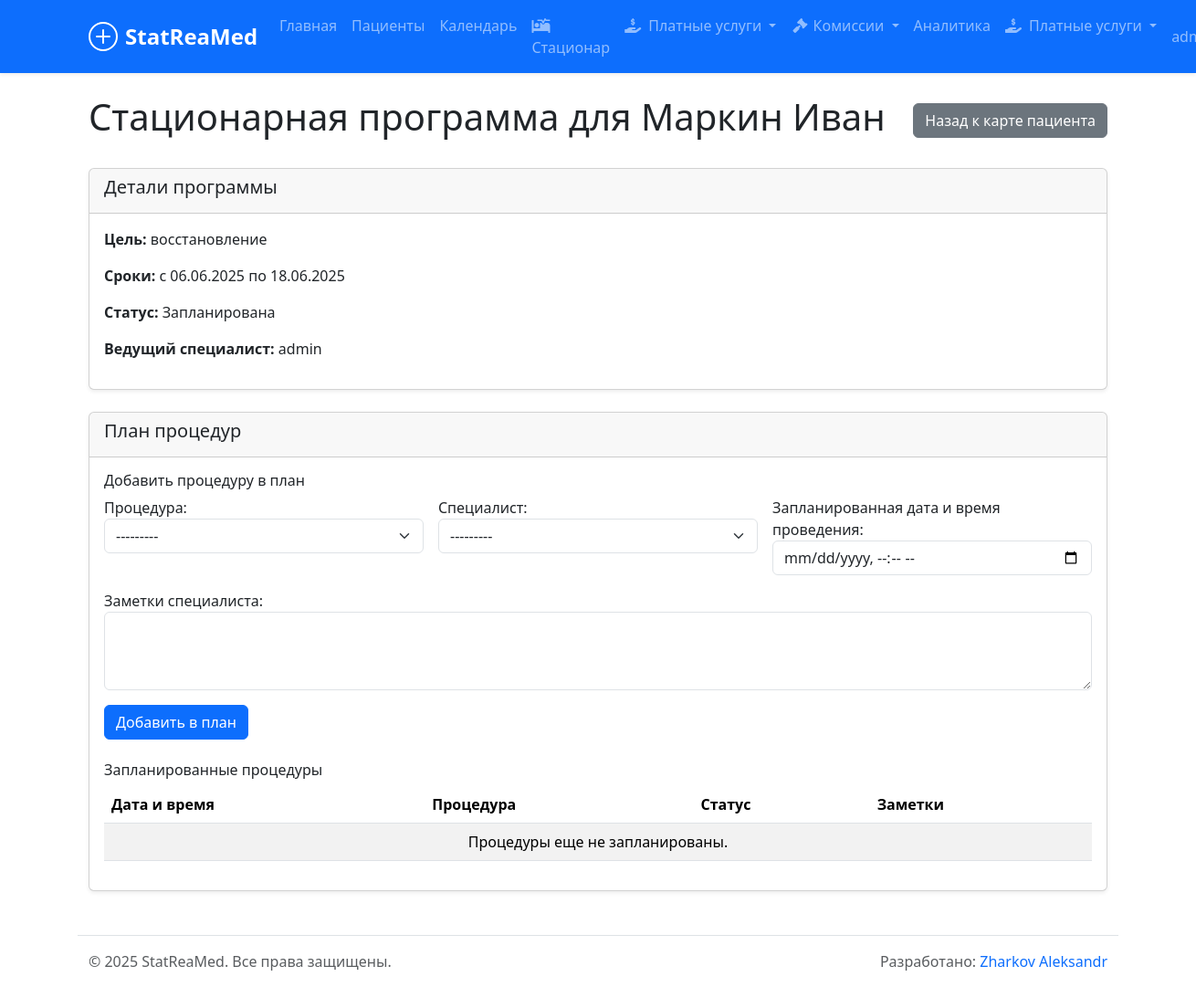
The app's page /rehab/1/ (signed in) with its own data.
### rehab_programs/models.py (models this page shows, shortened)
class RehabilitationProgram(models.Model):
    PROGRAM_TYPE_CHOICES = [
        ('INPATIENT', _('Стационарная')),
        ('OUTPATIENT', _('Амбулаторная')),
        ('HOME_BASED', _('На дому')),
    ]
    STATUS_CHOICES = [
        ('PLANNED', _('Запланирована')),
        ('ACTIVE', _('Активна')),
        ('COMPLETED', _('Завершена')),
        ('CANCELLED', _('Отменена')),
    ]
    patient = models.ForeignKey(Patient, on_delete=models.CASCADE, related_name='rehabilitation_programs', verbose_name=_("Пациент"))
    program_type = models.CharField(max_length=20, choices=PROGRAM_TYPE_CHOICES, verbose_name=_("Форма реабилитации"))
    specialist = models.ForeignKey(User, on_delete=models.SET_NULL, null=True, blank=True, verbose_name=_("Ведущий специалист"))
    start_date = models.DateField(verbose_name=_("Дата начала"))
    end_date = models.DateField(verbose_name=_("Дата окончания"))
    status = models.CharField(max_length=20, choices=STATUS_CHOICES, default='PLANNED', verbose_name=_("Статус"))
    goal = models.TextField(verbose_name=_("Цель реабилитации"))
    created_at = models.DateTimeField(auto_now_add=True)
    class Meta:
        verbose_name = _("Программа реабилитации")
        verbose_name_plural = _("Программы реабилитации")
        ordering = ['-start_date']

### core/models.py (models this page shows, shortened)
class Patient(models.Model):
    GENDER_CHOICES = [
        ('M', _('Мужской')),
        ('F', _('Женский')),
    ]
    first_name = models.CharField(max_length=100, verbose_name=_("Имя"))
    last_name = models.CharField(max_length=100, verbose_name=_("Фамилия"))
    middle_name = models.CharField(max_length=100, blank=True, verbose_name=_("Отчество"))
    date_of_birth = models.DateField(verbose_name=_("Дата рождения"))
    gender = models.CharField(max_length=1, choices=GENDER_CHOICES, verbose_name=_("Пол"))
    address = models.TextField(verbose_name=_("Адрес проживания"))
    phone_number = models.CharField(max_length=20, blank=True, verbose_name=_("Номер телефона"))
    email = models.EmailField(blank=True, verbose_name=_("Электронная почта"))
    user = models.OneToOneField(User, on_delete=models.SET_NULL, null=True, blank=True, related_name='patient_profile', verbose_name=_("Учетная запись"))
    curator = models.ForeignKey(User, on_delete=models.SET_NULL, null=True, blank=True, related_name='curating_patients', verbose_name=_("Куратор"))
    created_at = models.DateTimeField(auto_now_add=True, verbose_name=_("Дата создания записи"))
    updated_at = models.DateTimeField(auto_now=True, verbose_name=_("Дата обновления записи"))
    def __str__(self):
        return f"{self.last_name} {self.first_name}"
    class Meta:
        verbose_name = _("Пациент")
        verbose_name_plural = _("Пациенты")
        ordering = ['last_name', 'first_name']

### rehab_programs/views.py (the view)
# urls.py: path('<int:program_pk>/', views.rehab_program_detail, name='rehab_program_detail'),
@login_required
def rehab_program_detail(request, program_pk):
    program = get_object_or_404(RehabilitationProgram, pk=program_pk)
    scheduled_activities = program.scheduled_activities.all()
    form = ScheduledActivityForm()
    context = {
        'program': program,
        'scheduled_activities': scheduled_activities,
        'form': form
    }
    return render(request, 'rehab_programs/rehab_program_detail.html', context)

### rehab_programs/forms.py
class ScheduledActivityForm(forms.ModelForm):
    class Meta:
        model = ScheduledActivity
        fields = ['activity', 'specialist', 'scheduled_date', 'specialist_notes']
        widgets = {
            'activity': forms.Select(attrs={'class': 'form-select'}),
            'specialist': forms.Select(attrs={'class': 'form-select'}),
            'scheduled_date': forms.DateTimeInput(attrs={'class': 'form-control', 'type': 'datetime-local'}),
            'specialist_notes': forms.Textarea(attrs={'class': 'form-control', 'rows': 3}),
        }

### core/context_processors.py (called while the page is built)
def theme(request):
    theme = request.COOKIES.get('theme', 'light')
    return {'current_theme': theme}

### rehab_programs/templates/rehab_programs/rehab_program_detail.html (shortened to what this page needs)
{% extends 'core/base.html' %}
{% block content %}
<div class="d-flex justify-content-between align-items-center mb-4">
    <h1>{{ program.get_program_type_display }} программа для {{ program.patient }}</h1>
    <a href="{% url 'core:patient_detail' program.patient.pk %}" class="btn btn-secondary">Назад к карте пациента</a>
</div>
<div class="card shadow-sm mb-4">
    <div class="card-header">
        <h5>Детали программы</h5>
    </div>
    <div class="card-body">
        <p><strong>Цель:</strong> {{ program.goal }}</p>
        <p><strong>Сроки:</strong> с {{ program.start_date|date:"d.m.Y" }} по {{ program.end_date|date:"d.m.Y" }}</p>
        <p><strong>Статус:</strong> {{ program.get_status_display }}</p>
        <p><strong>Ведущий специалист:</strong> {{ program.specialist|default:"Не назначен" }}</p>
    </div>
</div>
<div class="card shadow-sm">
    <div class="card-header">
        <h5>План процедур</h5>
    </div>
    <div class="card-body">
        <h6 class="card-title">Добавить процедуру в план</h6>
        <form action="{% url 'rehab_programs:add_scheduled_activity' program.pk %}" method="post" class="mb-4">
            <div class="row g-3">
                <div class="col-md-4">{{ form.activity.label_tag }}{{ form.activity }}</div>
                <div class="col-md-4">{{ form.specialist.label_tag }}{{ form.specialist }}</div>
                <div class="col-md-4">{{ form.scheduled_date.label_tag }}{{ form.scheduled_date }}</div>
                <div class="col-12">{{ form.specialist_notes.label_tag }}{{ form.specialist_notes }}</div>
            </div>
            <button type="submit" class="btn btn-primary mt-3">Добавить в план</button>
        </form>
        <h6 class="card-title">Запланированные процедуры</h6>
        <table class="table table-striped">
            <thead>
                <tr>
                    <th>Дата и время</th>
                    <th>Процедура</th>
                    <th>Статус</th>
                    <th>Заметки</th>
                </tr>
            </thead>
            <tbody>
                {% for activity in scheduled_activities %}
                <tr>
                    <td>{{ activity.scheduled_date|date:"d.m.Y H:i" }}</td>
                    <td>{{ activity.activity.name }}</td>
                    <td>{{ activity.get_status_display }}</td>
                    <td>{{ activity.specialist_notes|default:"-" }}</td>
                </tr>
                {% empty %}
                <tr>
                    <td colspan="4" class="text-center">Процедуры еще не запланированы.</td>
                </tr>
                {% endfor %}
            </tbody>
        </table>
    </div>
</div>
{% endblock %}

### core/templates/core/base.html (shortened to what this page needs)
{% load static %}
{% load custom_filters %}
{% load custom_filters %}
<!DOCTYPE html>
<html lang="ru">
<head>
    <link href="https://cdn.jsdelivr.net/npm/bootstrap@5.3.3/dist/css/bootstrap.min.css" rel="stylesheet">
    <link href="https://cdnjs.cloudflare.com/ajax/libs/font-awesome/6.0.0/css/all.min.css" rel="stylesheet">
</head>
<body>
<nav class="navbar navbar-expand-lg navbar-dark bg-primary shadow-sm">
    <div class="container">
        <a class="navbar-brand" href="{% url 'core:dashboard' %}">
            <div class="logo-container me-2" style="width: 32px; height: 32px; display: inline-flex; align-items: center; justify-content: center;">
                <svg width="32" height="32" viewBox="0 0 32 32" fill="none" xmlns="http://www.w3.org/2000/svg">
                    <circle cx="16" cy="16" r="15" stroke="white" stroke-width="2"/>
                    <path d="M9 16H23M16 9V23" stroke="white" stroke-width="2" stroke-linecap="round"/>
                </svg>
            </div>
            <span>StatReaMed</span>
        </a>
        <div class="collapse navbar-collapse" id="navbarNav">
            <ul class="navbar-nav me-auto mb-2 mb-lg-0">
                <li class="nav-item">
                    <a class="nav-link" href="{% url 'core:dashboard' %}">Главная</a>
                </li>
                {% if user.is_authenticated %}
                    {% if user.is_staff %}
                        <li class="nav-item">
                            <a class="nav-link" href="{% url 'core:patient_list' %}">Пациенты</a>
                        </li>
                        <li class="nav-item">
                            <a class="nav-link" href="{% url 'rehab_programs:calendar' %}">Календарь</a>
                        </li>
                        <li class="nav-item">
                            <a class="nav-link" href="{% url 'inpatient:dashboard' %}">
                                <i class="fas fa-fw fa-procedures"></i>
                                <span>Стационар</span></a>
                        </li>
                        <li class="nav-item dropdown">
                            <a class="nav-link dropdown-toggle" href="#" id="servicesDropdown" role="button" data-bs-toggle="dropdown" aria-expanded="false">
                                <i class="fas fa-hand-holding-usd me-1"></i>
                                <span>Платные услуги</span>
                            </a>
                        </li>
                        <li class="nav-item">
                        <li class="nav-item dropdown">
                            <a class="nav-link dropdown-toggle" href="#" id="commissionsDropdown" role="button" data-bs-toggle="dropdown" aria-expanded="false">
                                <i class="fas fa-fw fa-gavel"></i>
                                <span>Комиссии</span>
                            </a>
                        </li>
                        </li>
                        <li class="nav-item">
                            <a class="nav-link" href="{% url 'analytics:dashboard' %}">Аналитика</a>
                        </li>
                        <li class="nav-item dropdown">
    <a class="nav-link dropdown-toggle" href="#" id="servicesDropdown" role="button" data-bs-toggle="dropdown" aria-expanded="false">
        <i class="fas fa-hand-holding-usd me-1"></i>
        <span>Платные услуги</span>
    </a>
</li>
                    {% else %}
                        <li class="nav-item">
                            <a class="nav-link" href="{% url 'patient_portal:dashboard' %}">Личный кабинет</a>
                        </li>
                    {% endif %}
                {% endif %}
            </ul>
            <ul class="navbar-nav ms-auto">
                {% if user.is_authenticated %}
                    <li class="nav-item dropdown">
                        <a class="nav-link dropdown-toggle" href="#" id="navbarDropdown" role="button" data-bs-toggle="dropdown" aria-expanded="false">
                            {{ user.get_full_name|default:user.username }}
                        </a>
                    </li>
                {% else %}
                    <li class="nav-item">
                        <a class="nav-link" href="{% url 'login' %}">Войти</a>
                    </li>
                {% endif %}
            </ul>
        </div>
    </div>
</nav>
<main class="container mt-4">
    {% block content %}
    {% endblock %}
</main>
<footer class="container mt-5 py-3 text-center text-muted border-top">
    <div class="row">
        <div class="col-md-6 text-md-start">
            <p class="mb-0">© 2025 StatReaMed. Все права защищены.</p>
        </div>
        <div class="col-md-6 text-md-end">
            <p class="mb-0">Разработано: <a href="#" class="text-decoration-none">Zharkov Aleksandr</a></p>
        </div>
    </div>
</footer>
<div aria-live="polite" aria-atomic="true" class="position-fixed end-0 bottom-0 p-3" style="z-index: 1080; min-width: 300px;">
</div>
</body>
</html>

### core/templates/core/base.html (style rules this page uses)
.navbar-brand { display: flex; align-items: center; font-weight: 700; font-size: 1.5rem; }
.navbar { padding: 0.5rem 1rem; box-shadow: 0 2px 4px rgba(0,0,0,.1); }
.navbar-nav .nav-link { padding: 0.5rem 1rem; font-weight: 500; }

### records on screen
RehabilitationProgram: program_type "Стационарная", patient "Маркин Иван", goal "восстановление", start_date "06.06.2025", end_date "18.06.2025", status "Запланирована", specialist "admin"
